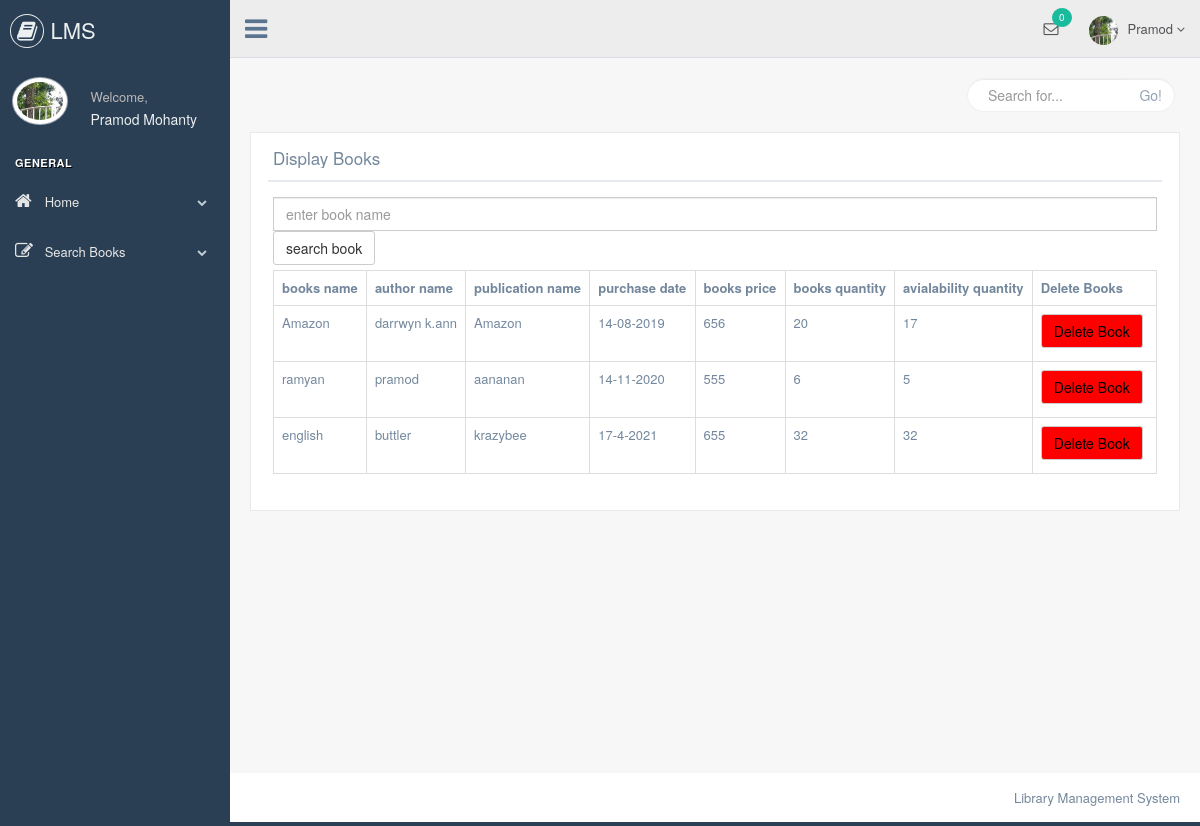
Screenshot of /display_books.php with the database file from the repository.
### tables this page shows
CREATE TABLE `add_books` (
  `id` int(10) NOT NULL,
  `books_name` varchar(50) NOT NULL,
  `books_image` varchar(500) NOT NULL,
  `books_author_name` varchar(50) NOT NULL,
  `books_publication_name` varchar(50) NOT NULL,
  `books_purchase_date` varchar(50) NOT NULL,
  `books_price` varchar(50) NOT NULL,
  `books_qty` varchar(50) NOT NULL,
  `available_qty` varchar(50) NOT NULL,
  `librarian_username` varchar(50) NOT NULL
);

### display_books.php (the view, shortened to what this page needs)
<?php
include "connection.php";
include "header.php";
?>
        <div class="right_col" role="main">
            <div class="">
                <div class="page-title">
                    <div class="title_left">
                    </div>
                    <div class="title_right">
                        <div class="col-md-5 col-sm-5 col-xs-12 form-group pull-right top_search">
                            <div class="input-group">
                                <input type="text" class="form-control" placeholder="Search for...">
                    <span class="input-group-btn">
                      <button class="btn btn-default" type="button">Go!</button>
                    </span>
                            </div>
                        </div>
                    </div>
                </div>
                <div class="clearfix"></div>
                <div class="row" style="min-height:500px">
                    <div class="col-md-12 col-sm-12 col-xs-12">
                        <div class="x_panel">
                            <div class="x_title">
                                <h2>Display Books</h2>
                                <div class="clearfix"></div>
                            </div>
                            <div class="x_content">
                            <form name="form1" action="" method="post">
                                <input type="text" name="t1" class="form-control" placeholder="enter book name">
                                <input type="submit" name="submit1" value="search book" class="btn btn-default">
                             <?php
                             if(isset($_POST["submit1"]))
                             {    $res=mysqli_query($link,"select * from add_books where books_name like('$_POST[t1]%')");
                                echo "<table class='table table-bordered'>";
                                echo "<tr>";
                                echo "<th>";echo "books name";echo "</th>";
                                echo "<th>";echo "books image";echo "</th>";
                                echo "<th>";echo "author name";echo "</th>";
                                echo "<th>";echo "publication name";echo "</th>";
                                echo "<th>";echo "purchase date";echo "</th>";
                                echo "<th>";echo "books price";echo "</th>";
                                echo "<th>";echo "books quantity";echo "</th>";
                                echo "<th>";echo "avialability quantity";echo "</th>";
                                echo "</tr>";
                                while($row=mysqli_fetch_array($res))
                                {
                                   echo "<tr>";
                                   echo "<td>";echo $row["books_name"];echo "</td>";
                                   echo "<td>"; ?> <img alt="hii" src="<?php echo $row["books_image"];?>"height="40" width="30"> <?php echo "</td>";
                                   echo "<td>";echo $row["books_author_name"];echo "</td>";
                                   echo "<td>";echo $row["books_publication_name"];echo "</td>";
                                   echo "<td>";echo $row["books_purchase_date"];echo "</td>";
                                   echo "<td>";echo $row["books_price"];echo "</td>";
                                   echo "<td>";echo $row["books_qty"];echo "</td>";
                                   echo "<td>";echo $row["available_qty"];echo "</td>";
echo "<td>"; ?> <a class="btn btn-default" style="background-color:red;color:black" href="delete.php?id=<?php echo $row["id"]; ?>">Delete Book</a><?php echo "</td>";
                                   echo "</tr>";
                               }
                               echo "</table>";
                             }
                             else{
                             $res=mysqli_query($link,"select * from add_books");
                             echo "<table class='table table-bordered'>";
                             echo "<tr>";
                             echo "<th>";echo "books name";echo "</th>";
                             echo "<th>";echo "author name";echo "</th>";
                             echo "<th>";echo "publication name";echo "</th>";
                             echo "<th>";echo "purchase date";echo "</th>";
                             echo "<th>";echo "books price";echo "</th>";
                             echo "<th>";echo "books quantity";echo "</th>";
                             echo "<th>";echo "avialability quantity";echo "</th>";
                             echo "<th>";echo "Delete Books";echo "</th>";
                             echo "</tr>";
                             while($row=mysqli_fetch_array($res))
                             {
                                echo "<tr>";
                                echo "<td>";echo $row["books_name"];echo "</td>";
                                echo "<td>";echo $row["books_author_name"];echo "</td>";
                                echo "<td>";echo $row["books_publication_name"];echo "</td>";
                                echo "<td>";echo $row["books_purchase_date"];echo "</td>";
                                echo "<td>";echo $row["books_price"];echo "</td>";
                                echo "<td>";echo $row["books_qty"];echo "</td>";
                                echo "<td>";echo $row["available_qty"];echo "</td>";
                                echo "<td>"; ?> <a class="btn btn-default" style="background-color:red;color:black" href="delete.php?id=<?php echo $row["id"]; ?>">Delete Book</a><?php echo "</td>";
                                echo "</tr>";
                            }
                            echo "</table>";
                        } ?>
                            </div>
                        </div>
                    </div>
                </div>
            </div>
        </div>
        <?php
include "footer.php";
?>

### header.php (shortened to what this page needs)
<?php
include "connection.php";
$res=mysqli_query($link,"select * from messages where dusername='$_SESSION[username]' && read1='n'");
$tot=mysqli_num_rows($res);
?>
<!DOCTYPE html>
<html lang="en">
<head>
    <link href="css/bootstrap.min.css" rel="stylesheet">
    <link href="css/font-awesome.min.css" rel="stylesheet">
    <link href="css/nprogress.css" rel="stylesheet">
    <link href="css/custom.min.css" rel="stylesheet">
</head>
<body class="nav-md">
<div class="container body">
    <div class="main_container">
        <div class="col-md-3 left_col">
            <div class="left_col scroll-view">
                <div class="navbar nav_title" style="border: 0;">
                    <a href="#" class="site_title"><i class="fa fa-book"></i> <span>LMS</span></a>
                </div>
                <div class="profile clearfix">
                    <div class="profile_pic">
                        <img src="images/IMG-20191016-WA0020.jpg" alt="..." class="img-circle profile_img">
                    </div>
                    <div class="profile_info">
                        <span>Welcome,</span>
                        <h2>Pramod Mohanty</h2>
                    </div>
                    <div class="clearfix"></div>
                </div>
                <br/>
                <div id="sidebar-menu" class="main_menu_side hidden-print main_menu">
                    <div class="menu_section">
                        <h3>General</h3>
                        <ul class="nav side-menu">
                            <li><a><i class="fa fa-home"></i> Home <span class="fa fa-chevron-down"></span></a>
                            </li>
                            <li><a href="search_books.php"><i class="fa fa-edit"></i> Search Books <span class="fa fa-chevron-down"></span></a>
                        </ul>
                    </div>
                </div>
            </div>
        </div>
        <div class="top_nav">
            <div class="nav_menu">
                <nav>
                    <div class="nav toggle">
                        <a id="menu_toggle"><i class="fa fa-bars"></i></a>
                    </div>
                    <ul class="nav navbar-nav navbar-right">
                        <li class="">
                            <a href="javascript:;" class="user-profile dropdown-toggle" data-toggle="dropdown"
                               aria-expanded="false">
                                <img src="images/IMG-20191016-WA0020.jpg" alt="">Pramod
                                <span class=" fa fa-angle-down"></span>
                            </a>
                        </li>
                        <li role="presentation" class="dropdown">
                            <a href="#" class="dropdown-toggle info-number" data-toggle="dropdown"
                               aria-expanded="false">
                                <i class="fa fa-envelope-o"></i>
                                <span class="badge bg-green" onclick="window.location='message_librarian.php';"><?php echo $tot;?></span>
                            </a>
                        </li>
                    </ul>
                </nav>
            </div>
        </div>

### footer.php (shortened to what this page needs)
<footer>
            <div class="pull-right">
                Library Management System
            </div>
            <div class="clearfix"></div>
        </footer>
    </div>
</div>
</body>
</html>

### rows the page displays
add_books: books_name "Amazon", books_author_name "darrwyn k.ann", books_publication_name "Amazon", books_purchase_date "14-08-2019", books_price "656", books_qty "20", available_qty "17"
add_books: books_name "ramyan", books_author_name "pramod", books_publication_name "aananan", books_purchase_date "14-11-2020", books_price "555", books_qty "6", available_qty "5"
add_books: books_name "english", books_author_name "buttler", books_publication_name "krazybee", books_purchase_date "17-4-2021", books_price "655", books_qty "32", available_qty "32"

### other values shown
$tot "0"
